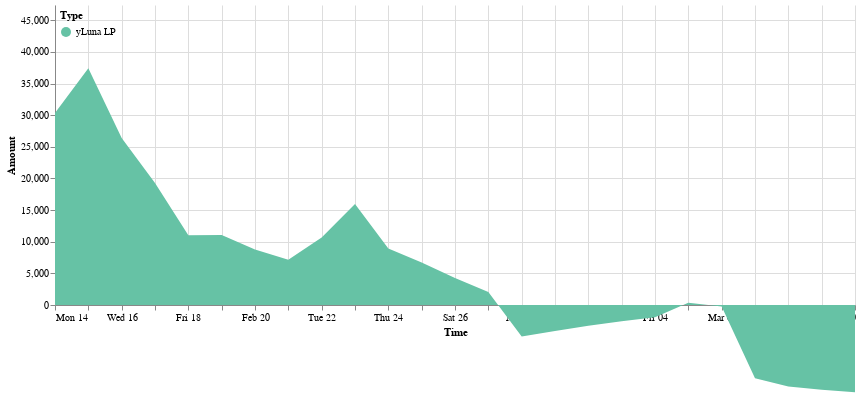

The code cell stored with this chart in its notebook:
### Code cell
cp.get_yluna_time_area_chart(dp.daily_delta_lp, 
               alt.Scale(scheme='set2'),
               min_date = daily_delta_stk.Time.min(),
               max_date = daily_delta_stk.Time.max(),
               top_padding = 10000
        ).properties(width=800).configure_view(strokeOpacity=0)

### Figure 1 — Vega-Lite specification as saved in the notebook (floating-point values rounded to 4 significant figures)
{"config": {"view": {"continuousWidth": 400, "continuousHeight": 300, "strokeOpacity": 0}}, "data": {"name": "data-5f86499f8b50231e9da83da2f62354c9"}, "mark": "area", "encoding": {"color": {"field": "Type", "legend": {"direction": "vertical", "legendY": 0, "orient": "none", "padding": 5}, "scale": {"scheme": "set2"}, "type": "nominal"}, "tooltip": [{"field": "Time", "format": "%Y-%m-%d", "type": "temporal"}, {"field": "Type", "type": "nominal"}, {"field": "Amount (millions)", "type": "nominal"}], "x": {"field": "Time", "scale": {"domain": ["2022-02-14", "2022-03-10"]}, "type": "temporal"}, "y": {"field": "Amount", "scale": {"domain": [0, 47410.0]}, "type": "quantitative"}}, "width": 800, "$schema": "https://vega.github.io/schema/vega-lite/v4.17.0.json", "datasets": {"data-5f86499f8b50231e9da83da2f62354c9": [{"Time": "2022-02-14", "Amount signed": 30330.0, "Amount": 30330.0, "Type": "yLuna LP", "Amount (millions)": "0.03M"}, {"Time": "2022-02-15", "Amount signed": 7077.0, "Amount": 37410.0, "Type": "yLuna LP", "Amount (millions)": "0.04M"}, {"Time": "2022-02-16", "Amount signed": -11040.0, "Amount": 26370.0, "Type": "yLuna LP", "Amount (millions)": "0.03M"}, {"Time": "2022-02-17", "Amount signed": -7093.0, "Amount": 19280.0, "Type": "yLuna LP", "Amount (millions)": "0.02M"}, {"Time": "2022-02-18", "Amount signed": -8250.0, "Amount": 11030.0, "Type": "yLuna LP", "Amount (millions)": "0.01M"}, {"Time": "2022-02-19", "Amount signed": 15.57, "Amount": 11050.0, "Type": "yLuna LP", "Amount (millions)": "0.01M"}, {"Time": "2022-02-20", "Amount signed": -2278.0, "Amount": 8768.0, "Type": "yLuna LP", "Amount (millions)": "0.01M"}, {"Time": "2022-02-21", "Amount signed": -1615.0, "Amount": 7152.0, "Type": "yLuna LP", "Amount (millions)": "0.01M"}, {"Time": "2022-02-22", "Amount signed": 3527.0, "Amount": 10680.0, "Type": "yLuna LP", "Amount (millions)": "0.01M"}, {"Time": "2022-02-23", "Amount signed": 5272.0, "Amount": 15950.0, "Type": "yLuna LP", "Amount (millions)": "0.02M"}, {"Time": "2022-02-24", "Amount signed": -7014.0, "Amount": 8937.0, "Type": "yLuna LP", "Amount (millions)": "0.01M"}, {"Time": "2022-02-25", "Amount signed": -2210.0, "Amount": 6727.0, "Type": "yLuna LP", "Amount (millions)": "0.01M"}, {"Time": "2022-02-26", "Amount signed": -2478.0, "Amount": 4248.0, "Type": "yLuna LP", "Amount (millions)": "0.0M"}, {"Time": "2022-02-27", "Amount signed": -2198.0, "Amount": 2051.0, "Type": "yLuna LP", "Amount (millions)": "0.0M"}, {"Time": "2022-02-28", "Amount signed": -7026.0, "Amount": -4976.0, "Type": "yLuna LP", "Amount (millions)": "-0.0M"}, {"Time": "2022-03-01", "Amount signed": 853.7, "Amount": -4122.0, "Type": "yLuna LP", "Amount (millions)": "-0.0M"}, {"Time": "2022-03-02", "Amount signed": 860.2, "Amount": -3262.0, "Type": "yLuna LP", "Amount (millions)": "-0.0M"}, {"Time": "2022-03-03", "Amount signed": 712.2, "Amount": -2550.0, "Type": "yLuna LP", "Amount (millions)": "-0.0M"}, {"Time": "2022-03-04", "Amount signed": 624.2, "Amount": -1926.0, "Type": "yLuna LP", "Amount (millions)": "-0.0M"}, {"Time": "2022-03-05", "Amount signed": 2291.0, "Amount": 365.2, "Type": "yLuna LP", "Amount (millions)": "0.0M"}, {"Time": "2022-03-06", "Amount signed": -613.0, "Amount": -247.8, "Type": "yLuna LP", "Amount (millions)": "-0.0M"}, {"Time": "2022-03-07", "Amount signed": -11340.0, "Amount": -11590.0, "Type": "yLuna LP", "Amount (millions)": "-0.01M"}, {"Time": "2022-03-08", "Amount signed": -1290.0, "Amount": -12880.0, "Type": "yLuna LP", "Amount (millions)": "-0.01M"}, {"Time": "2022-03-09", "Amount signed": -518.0, "Amount": -13400.0, "Type": "yLuna LP", "Amount (millions)": "-0.01M"}, {"Time": "2022-03-10", "Amount signed": -387.7, "Amount": -13790.0, "Type": "yLuna LP", "Amount (millions)": "-0.01M"}]}}
